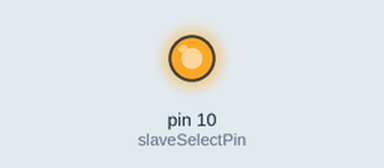
This sketch was run on a simulated Arduino Uno, built with avr-gcc and run on an emulated ATmega328P. Parts: output pins drawn as LEDs (lit = HIGH). Pins used as bus, display or sensor lines are not drawn.

Above: at 0.05 s.
Timing chart, 0 to 3.5 s (numbered marks = the images above):
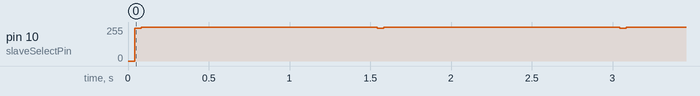

Measured:
- by itself, pin 10 (slaveSelectPin): repeats every 1.5 s: 255/255 1.5 s, 246/255 0.04 s

The sketch:

02RGB_LED.ino
```cpp
// (licence header left out)
// include the SPI library:
#include <SPI.h>
#include <Wire.h>

enum {
  SK6805_CTRL = 0x14,
  SK6805_DATA,

  WRITE_ADDR = 0b10000000,
};

// SPI2GPIO write
const byte WRITE = WRITE_ADDR;

// set pin 10 as the slave select for the digital pot:
const int slaveSelectPin = 10;
const int resetPin       =  9;

/* read register */
unsigned regRead(int address) {
  unsigned v;

  // take the SS pin low to select the chip:
  digitalWrite(slaveSelectPin, LOW);
  //  send in the address and value via SPI:
  SPI.transfer(address | 0x0);
  v = SPI.transfer(0x0);
  // take the SS pin high to de-select the chip:
  digitalWrite(slaveSelectPin, HIGH);
  return v;
}

/* write register */
unsigned regWrite(int address, int value) {
  unsigned v;

  // take the SS pin low to select the chip:
  digitalWrite(slaveSelectPin, LOW);
  //  send in the address and value via SPI:
  SPI.transfer(address | WRITE);
  v = SPI.transfer(value);
  // take the SS pin high to de-select the chip:
  digitalWrite(slaveSelectPin, HIGH);
  return v;
}

// the setup routine runs once when you press reset:
void setup() {
  int v;

  // initialize serial communication at 115200 bits per second:
  Serial.begin(115200);

  // set the slaveSelectPin as an output:
  pinMode(slaveSelectPin, OUTPUT);

  // initialize SPI:
  SPI.begin();
  SPI.beginTransaction(SPISettings(100000, MSBFIRST, SPI_MODE3));

  // set the reset Pin as an output
  pinMode(resetPin,       OUTPUT);

  // reset FPGA logic
  digitalWrite(resetPin, LOW);
  delay(1);
  digitalWrite(resetPin, HIGH);

  Wire.begin();
}

// the loop routine runs over and over again forever:
void loop() {
  static unsigned long color = 0xFFUL;

  /* set RGB1 value B->R->G */
  regWrite(SK6805_CTRL, 0x0);
  regWrite(SK6805_DATA, (color >>  3) & 0x1F);// blue
  regWrite(SK6805_CTRL, 0x1);
  regWrite(SK6805_DATA, (color >> 11) & 0x1F);// red
  regWrite(SK6805_CTRL, 0x2);
  regWrite(SK6805_DATA, (color >> 19) & 0x1F);// green

  /* set RGB2 value R->G->B */
  regWrite(SK6805_CTRL, 0x3);
  regWrite(SK6805_DATA, (color >> 19) & 0x1F);// blue
  regWrite(SK6805_CTRL, 0x4);
  regWrite(SK6805_DATA, (color >>  3) & 0x1F);// red
  regWrite(SK6805_CTRL, 0x5);
  regWrite(SK6805_DATA, (color >> 11) & 0x1F);// green

  /* set color value */
  switch (color) {
  case 0x0000FFUL: color = 0x00FF00UL; break;
  case 0x00FF00UL: color = 0xFF0000UL; break;
  case 0xFF0000UL: color = 0x0000FFUL; break;
  default:
    color = 0xFFUL; break;
  }

  // delay in between reads for stability
  delay(1500);
}
```
